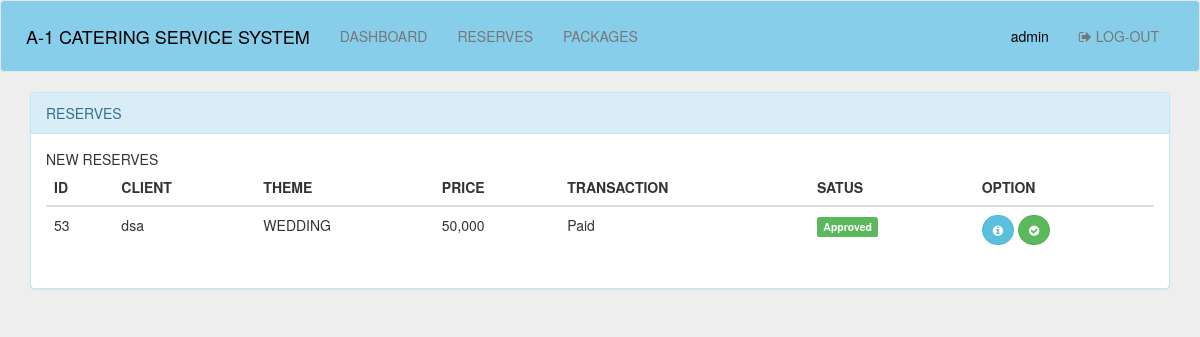
Screenshot of /admin/dashboard.php (signed in) with the database file from the repository.
### tables this page shows
CREATE TABLE `reserve` (
  `reserve_id` int(11) NOT NULL,
  `client_id` varchar(100) NOT NULL,
  `full_name` varchar(1000) NOT NULL,
  `contact_number` varchar(1000) NOT NULL,
  `email_ad` varchar(1000) NOT NULL,
  `c_address` varchar(1000) NOT NULL,
  `packs_id` varchar(100) NOT NULL,
  `payment` varchar(100) NOT NULL,
  `status` varchar(100) NOT NULL,
  `state` varchar(100) NOT NULL
);

CREATE TABLE `package` (
  `package_id` int(11) NOT NULL,
  `theme` varchar(100) NOT NULL,
  `pax` varchar(100) NOT NULL,
  `price` varchar(100) NOT NULL,
  `food` varchar(1000) NOT NULL,
  `quantity` varchar(100) NOT NULL
);

### admin/dashboard.php (the view, shortened to what this page needs)
<?php
include('../functions.php');
?>
<!DOCTYPE html>
<html>
<head>
	<link rel="stylesheet" type="text/css" href="../css/bootstrap.min.css">
	<link rel="stylesheet" type="text/css" href="../css/font-awesome.css">
	<link rel="stylesheet" href="../css/dataTables.bootstrap.min.css">
</head>
<body style="background-color: #EEE;">
	<nav class="navbar navbar-default" style="background-color: skyblue; padding: 10px 10px;">
	  <div class="container-fluid">
	    <div class="navbar-header">
	      <a class="navbar-brand" style="color: black;"> A-1 CATERING SERVICE SYSTEM</a>
	    </div>
	    <div class="collapse navbar-collapse" id="myNavbar">
	      <ul class="nav navbar-nav navbar-center">
	        <li style="border-style: inset; border: 1px black;"><a  href="home.php">DASHBOARD</a></li>
	        <li style="border-style: inset; border: 1px black;"><a  href="dashboard.php">RESERVES</a></li>
	        <li style="border-style: inset; border: 1px black;"><a  href="packages.php">PACKAGES</a></li>
	      </ul>
	      <ul class="nav navbar-nav navbar-right">
	      	<li><a href="" style="color: black; cursor: default;"><?php echo $_SESSION['user']['username']; ?></a></li>
		      <li><a href="home.php?logout='1'"><span class=" fa fa-sign-out"></span> LOG-OUT</a></li>
		    </ul>
	    </div>
	  </div>
	</nav>
	<div class="container">
		<div class="panel panel-info">
			<div class="panel-heading">
				RESERVES
			</div>
			<div class="panel-body">
				<div class="row">
					<div class="col-md-12">
						NEW RESERVES
						<table class="table table-hover">
							<thead>
								<tr>
									<th>ID</th>
									<th>CLIENT</th>
									<th>THEME</th>
									<th>PRICE</th>
									<th>TRANSACTION</th>
									<th>SATUS</th>
									<th>OPTION</th>
								</tr>
							</thead>
							<tbody>
								<?php
								$sql = "SELECT * FROM reserve INNER JOIN package ON reserve.packs_id = package.package_id";
								$result = mysqli_query($db,$sql);
								while ($row = mysqli_fetch_array($result)) {
								?>
								<tr>
									<td><?php echo $row['client_id']; ?></td>
									<td><?php echo $row['full_name']; ?></td>
									<td><?php echo $row['theme']; ?></td>
									<td><?php echo $row['price']; ?></td>
									<td><?php echo $row['status']; ?></td>
									<td><?php
											$status = $row['state'];
											if ($status == 'Pending') {
												echo "<span class='label label-warning'>";
												echo $row['state'];
												echo "</span>";
											}
											elseif ($status == 'Approved') {
												echo "<span class='label label-success'>";
												echo $row['state'];
												echo "</span>";
											}
										?> </td>
									<td><a href="reserve_details.php?id=<?php echo $row['reserve_id']; ?>" data-toggle="tooltip" data-placement="top" title="VIEW"><button class="btn btn-info btn-fab btn-sm" style="border-radius: 50px;"><i class="fa fa-info-circle"></i></button></a>
										<a href="approve_reserve.php?id=<?php echo $row['reserve_id']; ?>" data-toggle="tooltip" data-placement="top" title="APPROVE"><button class="btn btn-success btn-fab btn-sm" style="border-radius: 50px;"><i class="fa fa-check-circle"></i></button></a></td>
								</tr>
								<?php } ?>
							</tbody>
						</table>
					</div>
				</div>
			</div>
		</div>
	</div>
</body>
</html>

### rows the page displays
reserve: client "53", full_name "dsa", package.theme "WEDDING", package.price "50,000", status "Paid", state "Approved"

### other values shown
$_SESSION['user']['username'] "admin"
